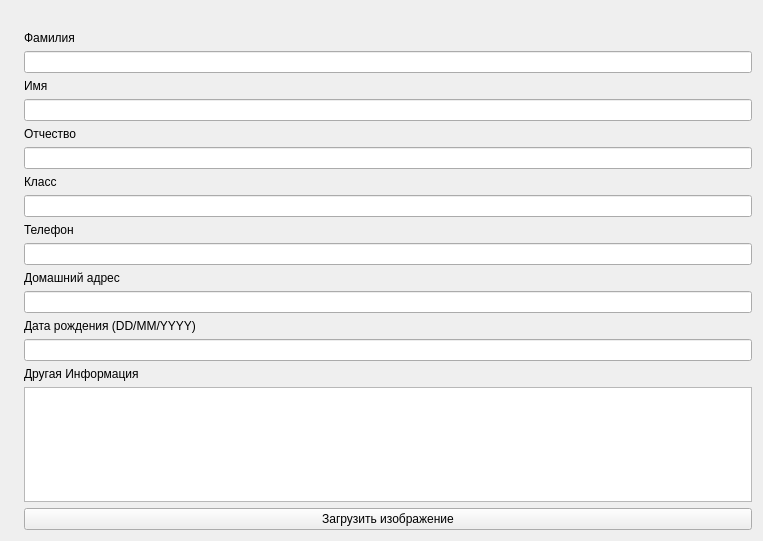
<?xml version="1.0" encoding="UTF-8"?>
<ui version="4.0">
 <class>Form</class>
 <widget class="QWidget" name="Form">
  <property name="geometry">
   <rect>
    <x>0</x>
    <y>0</y>
    <width>763</width>
    <height>541</height>
   </rect>
  </property>
  <property name="windowTitle">
   <string>Form</string>
  </property>
  <layout class="QGridLayout" name="gridLayout">
   <item row="0" column="0">
    <layout class="QHBoxLayout" name="horizontalLayout">
     <item>
      <layout class="QVBoxLayout" name="verticalLayout_3">
       <item>
        <widget class="QLabel" name="icon">
         <property name="autoFillBackground">
          <bool>false</bool>
         </property>
         <property name="text">
          <string/>
         </property>
         <property name="scaledContents">
          <bool>false</bool>
         </property>
        </widget>
       </item>
       <item>
        <spacer name="verticalSpacer_2">
         <property name="orientation">
          <enum>Qt::Vertical</enum>
         </property>
         <property name="sizeHint" stdset="0">
          <size>
           <width>0</width>
           <height>20</height>
          </size>
         </property>
        </spacer>
       </item>
      </layout>
     </item>
     <item>
      <layout class="QVBoxLayout" name="verticalLayout">
       <item>
        <widget class="QLabel" name="Id">
         <property name="text">
          <string/>
         </property>
        </widget>
       </item>
       <item>
        <widget class="QLabel" name="label_2">
         <property name="text">
          <string>Фамилия</string>
         </property>
        </widget>
       </item>
       <item>
        <widget class="QLineEdit" name="F"/>
       </item>
       <item>
        <widget class="QLabel" name="label">
         <property name="text">
          <string>Имя</string>
         </property>
        </widget>
       </item>
       <item>
        <widget class="QLineEdit" name="I"/>
       </item>
       <item>
        <widget class="QLabel" name="label_8">
         <property name="text">
          <string>Отчество</string>
         </property>
        </widget>
       </item>
       <item>
        <widget class="QLineEdit" name="O"/>
       </item>
       <item>
        <widget class="QLabel" name="label_3">
         <property name="text">
          <string>Класс</string>
         </property>
        </widget>
       </item>
       <item>
        <widget class="QLineEdit" name="clas"/>
       </item>
       <item>
        <widget class="QLabel" name="label_4">
         <property name="text">
          <string>Телефон</string>
         </property>
        </widget>
       </item>
       <item>
        <widget class="QLineEdit" name="phone"/>
       </item>
       <item>
        <widget class="QLabel" name="label_5">
         <property name="text">
          <string>Домашний адрес</string>
         </property>
        </widget>
       </item>
       <item>
        <widget class="QLineEdit" name="address"/>
       </item>
       <item>
        <widget class="QLabel" name="label_6">
         <property name="text">
          <string>Дата рождения (DD/MM/YYYY)</string>
         </property>
        </widget>
       </item>
       <item>
        <widget class="QLineEdit" name="data"/>
       </item>
       <item>
        <widget class="QLabel" name="label_7">
         <property name="text">
          <string>Другая Информация</string>
         </property>
        </widget>
       </item>
       <item>
        <widget class="QTextEdit" name="other">
         <property name="maximumSize">
          <size>
           <width>16777210</width>
           <height>16777215</height>
          </size>
         </property>
        </widget>
       </item>
       <item>
        <widget class="QPushButton" name="load">
         <property name="text">
          <string>Загрузить изображение</string>
         </property>
        </widget>
       </item>
      </layout>
     </item>
    </layout>
   </item>
  </layout>
 </widget>
 <resources/>
 <connections/>
</ui>
